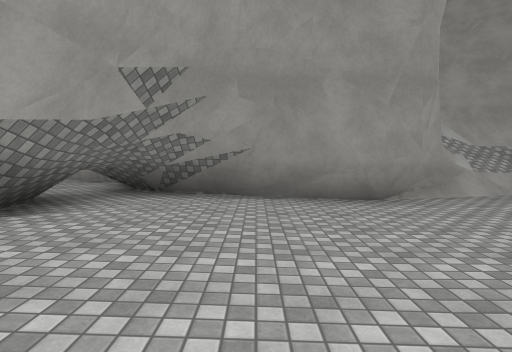
View 1 (above)

16 first-person views from a walk through a scene from a Unity 3-D project. The camera is 1.4 m above the floor, tilts 4° down and sees 80° across. The floor is counted in squares, 2 m on a side. Each view is taken from the middle of a square. On the plan, view 1 faces up. The plan holds only what a view shows up to about 10 squares ahead; the rest is blank. The place goes on beyond the plan. Surface patterns are stand-ins for the level's own textures.

View 2
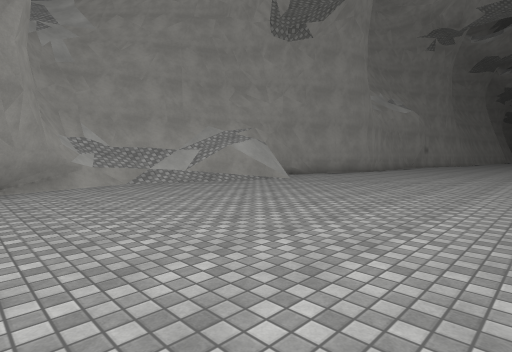

View 3
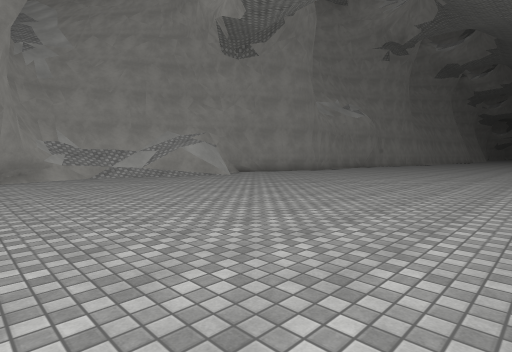

View 4
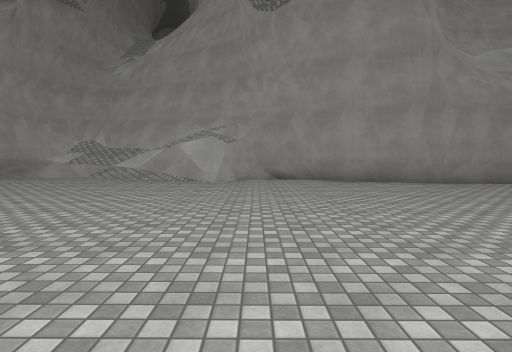

View 5
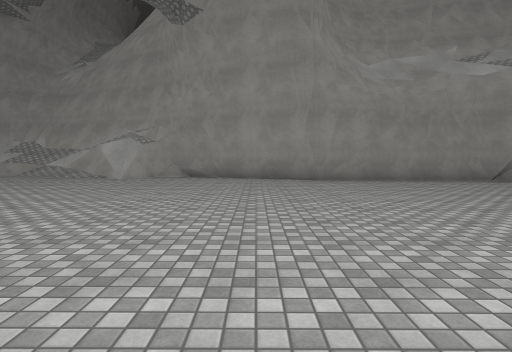

View 6
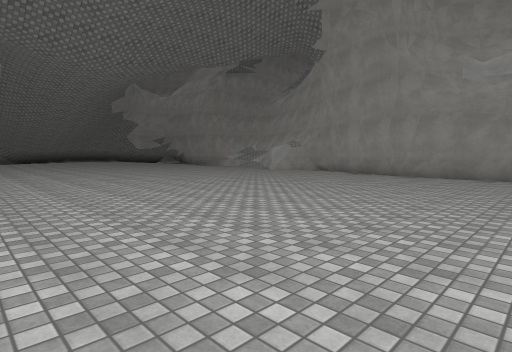

View 7
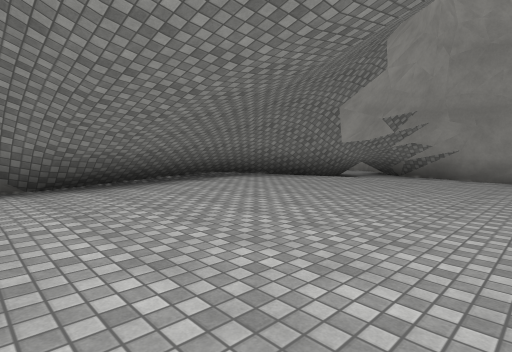

View 8
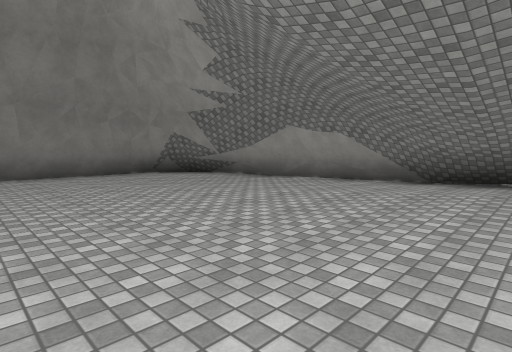

View 9
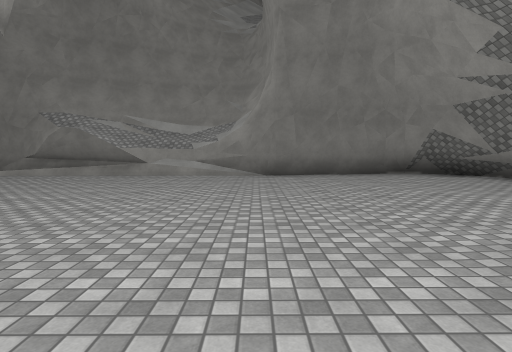

View 10
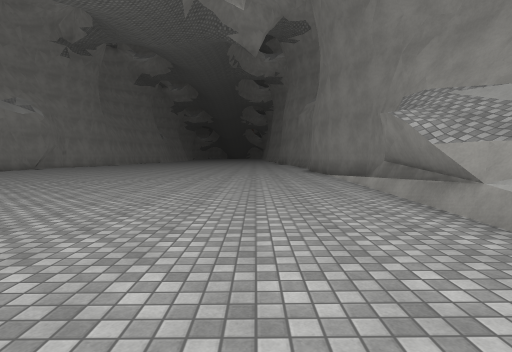

View 11
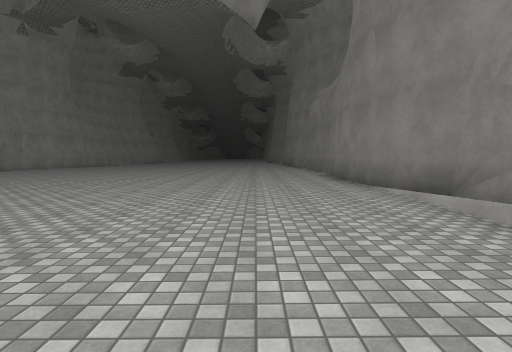

View 12
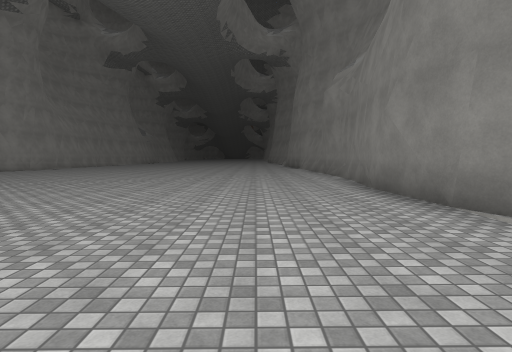

View 13
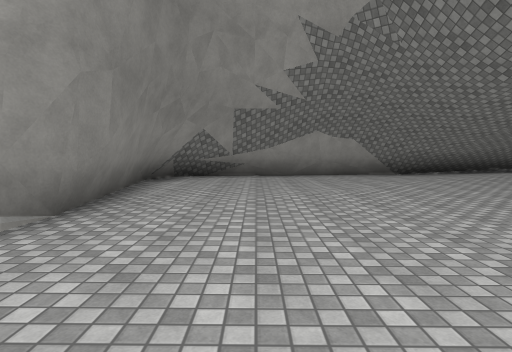

View 14
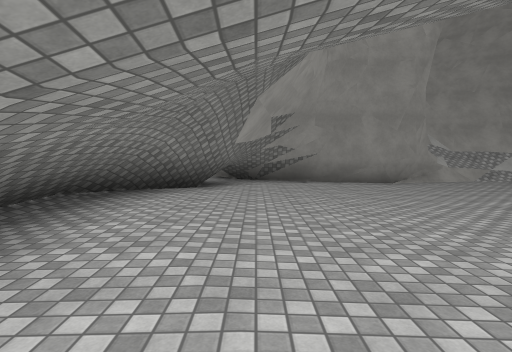

View 15
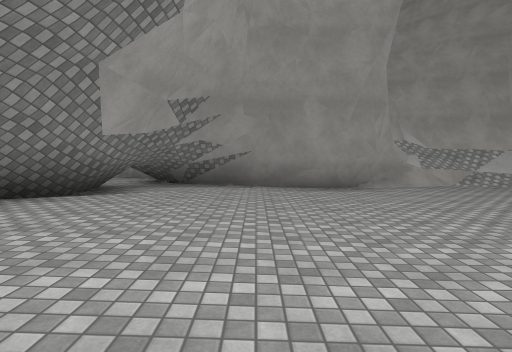

View 16
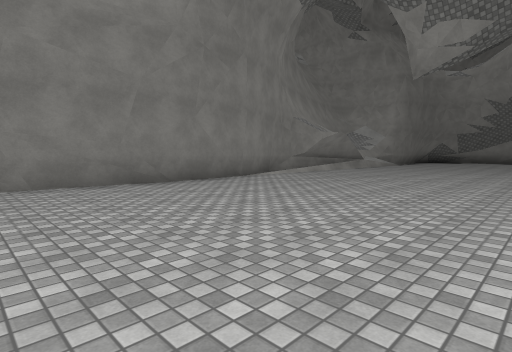

### Floor plan
Key: @ floor where view 1 was taken; # wall or solid block; . main floor; : floor 0.25 m higher than the main floor; - floor 0.25 m lower than the main floor; / step, stairs or slope; = window, fence, low wall or low ledge; ^ raised ledge; v drop or lower ground.
Columns run from 5 left of view 1 to 20 right of it. Each row starts with its distance up from view 1.
  9 #v        ##
  8          #####
  7    v     =//##
  6   ^^######=//##=####
  5  ^^--.-------/==---#######
  4   #/..--------------------
  3   #...--------------------
  2  ##.....------------------
  1  #:.......---------------
  0 ^#::.@......-------------
 -1 ^#::..........------------
 -2 ^^::............----------
 -3 ^^:::.............--------
 -4 ^#.::...............------
 -5 =#..:.................----
 -6  #..::..................--
 -7  #...:....................
 -8  #....:...................
 -9  #........................
-10  =#.......................
-11   ##..##..................
-12    #############//########
-13                ####

Where each view was taken, in squares from view 1:
view 1: 0 up, 0 right, facing up
view 2: 2 down, 2 right, facing up-right
view 3: 5 down, 2 right, facing up-right
view 4: 4 down, 11 right, facing up
view 5: 5 down, 14 right, facing up
view 6: 7 down, 20 right, facing up-left
view 7: 5 down, 2 right, facing up-left
view 8: 2 down, 3 right, facing down-left
view 9: 2 down, 3 right, facing down
view 10: 9 down, 3 right, facing right
view 11: 9 down, 7 right, facing right
view 12: 9 down, 10 right, facing right
view 13: 9 down, 6 right, facing left
view 14: 4 down, 2 left, facing up
view 15: 2 down, 0 right, facing up
view 16: 5 down, 20 right, facing down-left
